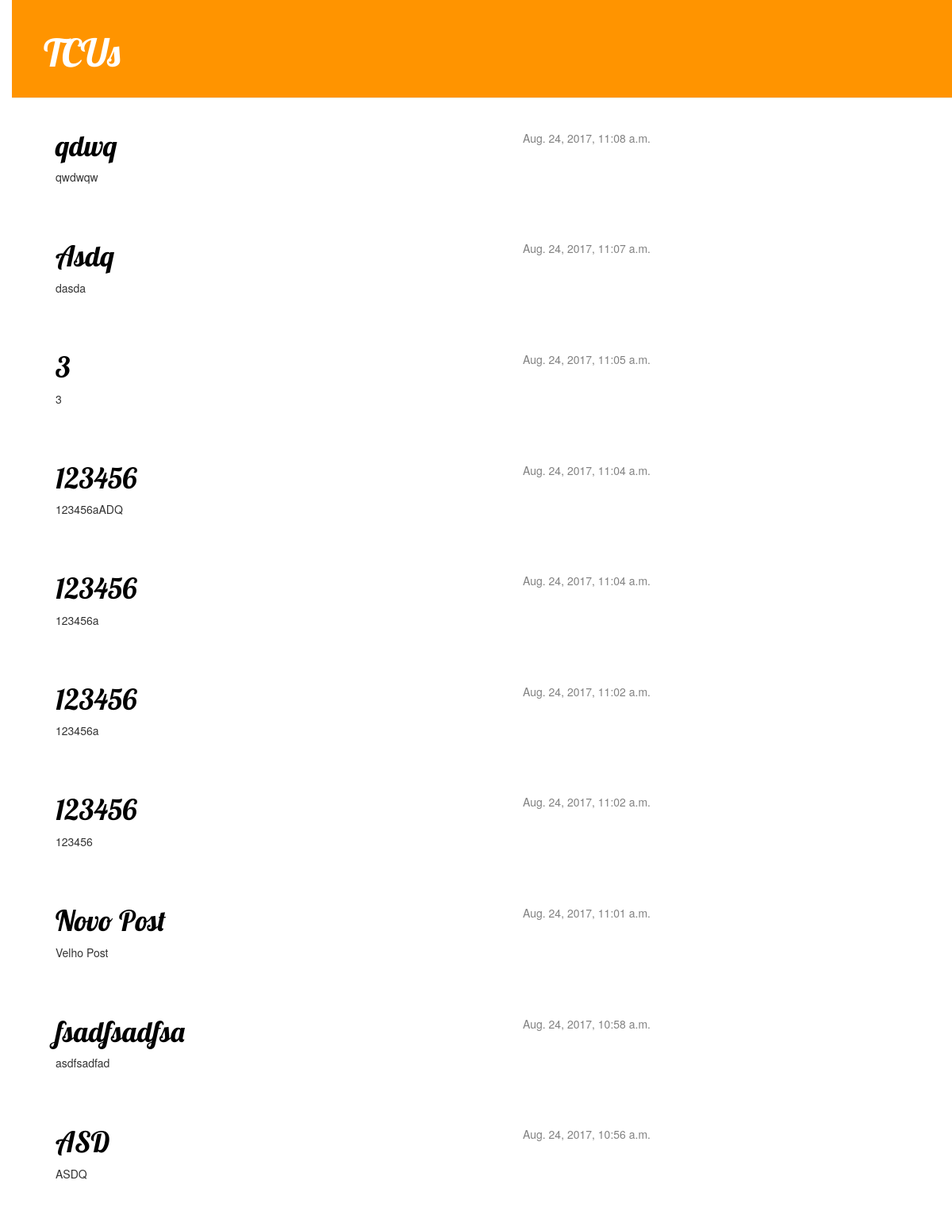
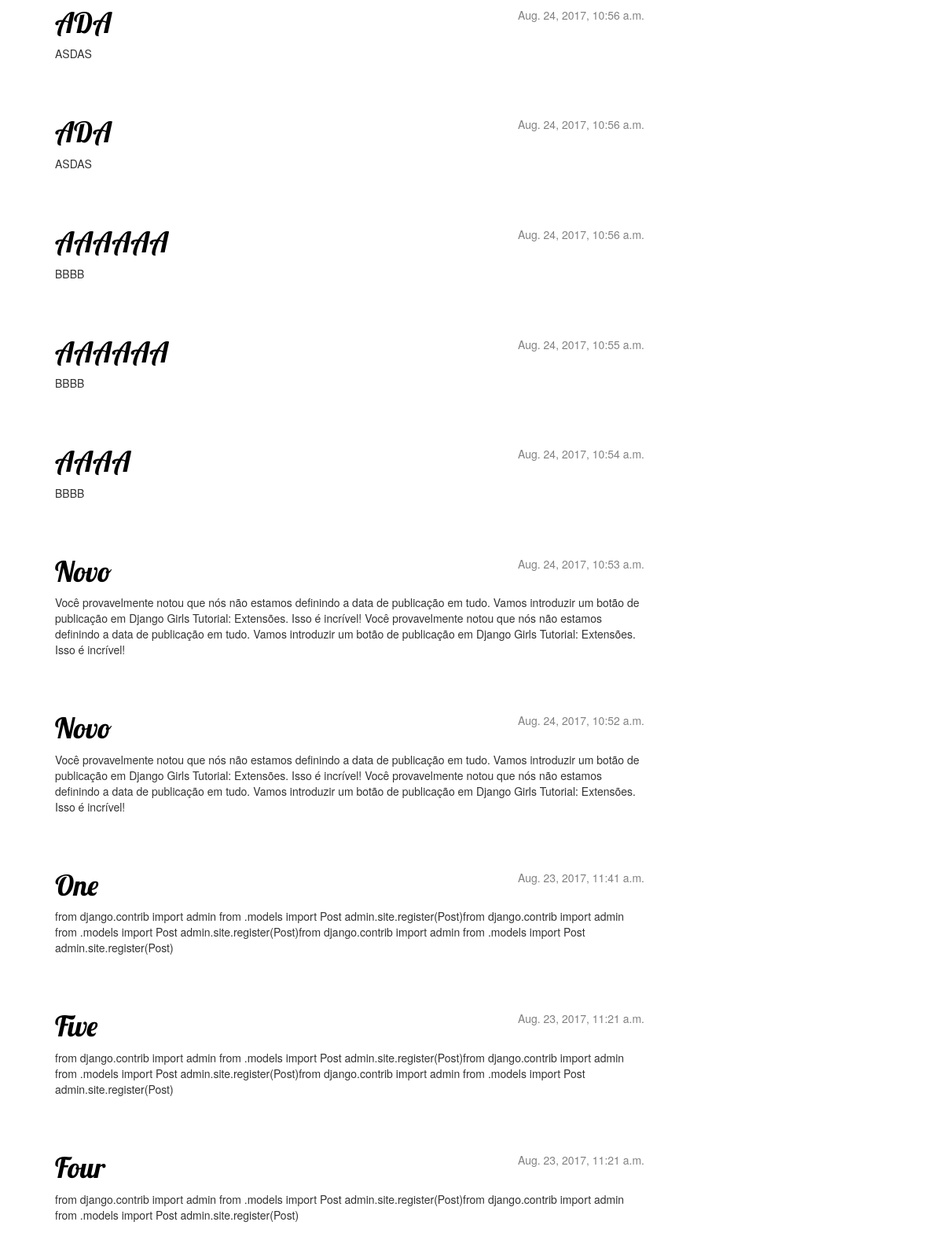
The page / on the database its author committed (2 pictures, top to bottom).
### blog/models.py (models this page shows, shortened)
class Post(models.Model):
	author = models.ForeignKey('auth.User')
	tittle = models.CharField(max_length=200)
	text = models.TextField()
	created_date = models.DateTimeField(default=timezone.now)
	published_date = models.DateTimeField(blank=True, null=True)

### blog/views.py (the view)
# urls.py: url(r'^$', views.post_list),
def post_list(request):
	posts = Post.objects.filter(published_date__lte=timezone.now()).order_by('-published_date')
	return render(request, 'blog/post_list.html', {'posts': posts})

### blog/templates/blog/post_list.html
{% extends 'blog/base.html' %}
{% block content %}
	{% for post in posts %}
	    <div class="post">
	        <div class="date">
	            {{ post.published_date }}
	        </div>
	        <h1><a href="{% url 'blog.views.post_detail' pk=post.pk %}">{{ post.tittle }}</a></h1>
	        <p>{{ post.text }}</p>
	    </div>
	{% endfor %}
{% endblock content %}

### blog/templates/blog/base.html (shortened to what this page needs)
{% load staticfiles %}
<html>
    <head>
        <link rel="stylesheet" href="//maxcdn.bootstrapcdn.com/bootstrap/3.2.0/css/bootstrap.min.css">
        <link rel="stylesheet" href="//maxcdn.bootstrapcdn.com/bootstrap/3.2.0/css/bootstrap-theme.min.css">
        <link rel="stylesheet" href="{% static 'css/blog.css' %}">
    </head>
    <body>
	    <div class="page-header">
	        <h1><a href="/">TCUs</a></h1>
	    </div>
	    <div class="content container">
	        <div class="row">
	            <div class="col-md-8">
	            {% block content %}
	            {% endblock %}
	            </div>
	        </div>
	    </div>
	</body>
</html>

### blog/static/css/blog.css (style rules this page uses)
h1 a { color: #FCA205; font-family: 'Lobster'; }
body { padding-left: 15px; }
.page-header { background-color: #ff9400; margin-top: 0; padding: 20px 20px 20px 40px; }
.page-header h1, .page-header h1 a, .page-header h1 a:visited, .page-header h1 a:active { color: #ffffff; font-size: 36pt; text-decoration: none; }
.content { margin-left: 40px; }
h1, h2, h3, h4 { font-family: 'Lobster', cursive; }
.date { float: right; color: #828282; }
.post { margin-bottom: 70px; }
.post h1 a, .post h1 a:visited { color: #000000; }

### rows shown on the page
Post: published_date "Aug. 24, 2017, 11:08 a.m.", tittle "qdwq", text "qwdwqw"
Post: published_date "Aug. 24, 2017, 11:07 a.m.", tittle "Asdq", text "dasda"
Post: published_date "Aug. 24, 2017, 11:05 a.m.", tittle "3", text "3"
Post: published_date "Aug. 24, 2017, 11:04 a.m.", tittle "123456", text "123456aADQ"
Post: published_date "Aug. 24, 2017, 11:04 a.m.", tittle "123456", text "123456a"
Post: published_date "Aug. 24, 2017, 11:02 a.m.", tittle "123456", text "123456a"
Post: published_date "Aug. 24, 2017, 11:02 a.m.", tittle "123456", text "123456"
Post: published_date "Aug. 24, 2017, 11:01 a.m.", tittle "Novo Post", text "Velho Post"
Post: published_date "Aug. 24, 2017, 10:58 a.m.", tittle "fsadfsadfsa", text "asdfsadfad"
Post: published_date "Aug. 24, 2017, 10:56 a.m.", tittle "ASD", text "ASDQ"
Post: published_date "Aug. 24, 2017, 10:56 a.m.", tittle "ADA", text "ASDAS"
Post: published_date "Aug. 24, 2017, 10:56 a.m.", tittle "ADA", text "ASDAS"
Post: published_date "Aug. 24, 2017, 10:56 a.m.", tittle "AAAAAA", text "BBBB"
Post: published_date "Aug. 24, 2017, 10:55 a.m.", tittle "AAAAAA", text "BBBB"
Post: published_date "Aug. 24, 2017, 10:54 a.m.", tittle "AAAA", text "BBBB"
Post: published_date "Aug. 24, 2017, 10:53 a.m.", tittle "Novo", text "Você provavelmente notou que nós não estamos definindo a data de publicação em tudo. Vamos introduzir um botão de publicação em Django Girls Tutorial: Extensões. Isso é incrível! Você provavelmente notou que nós não estamos definindo a data de publicação em tudo. Vamos introduzir um botão de publicação em Django Girls Tutorial: Extensões. Isso é incrível!"
Post: published_date "Aug. 24, 2017, 10:52 a.m.", tittle "Novo", text "Você provavelmente notou que nós não estamos definindo a data de publicação em tudo. Vamos introduzir um botão de publicação em Django Girls Tutorial: Extensões. Isso é incrível! Você provavelmente notou que nós não estamos definindo a data de publicação em tudo. Vamos introduzir um botão de publicação em Django Girls Tutorial: Extensões. Isso é incrível!"
Post: published_date "Aug. 23, 2017, 11:41 a.m.", tittle "One", text "from django.contrib import admin from .models import Post admin.site.register(Post)from django.contrib import admin from .models import Post admin.site.register(Post)from django.contrib import admin from .models import Post admin.site.register(Post)"
Post: published_date "Aug. 23, 2017, 11:21 a.m.", tittle "Five", text "from django.contrib import admin from .models import Post admin.site.register(Post)from django.contrib import admin from .models import Post admin.site.register(Post)from django.contrib import admin from .models import Post admin.site.register(Post)"
Post: published_date "Aug. 23, 2017, 11:21 a.m.", tittle "Four", text "from django.contrib import admin from .models import Post admin.site.register(Post)from django.contrib import admin from .models import Post admin.site.register(Post)"
